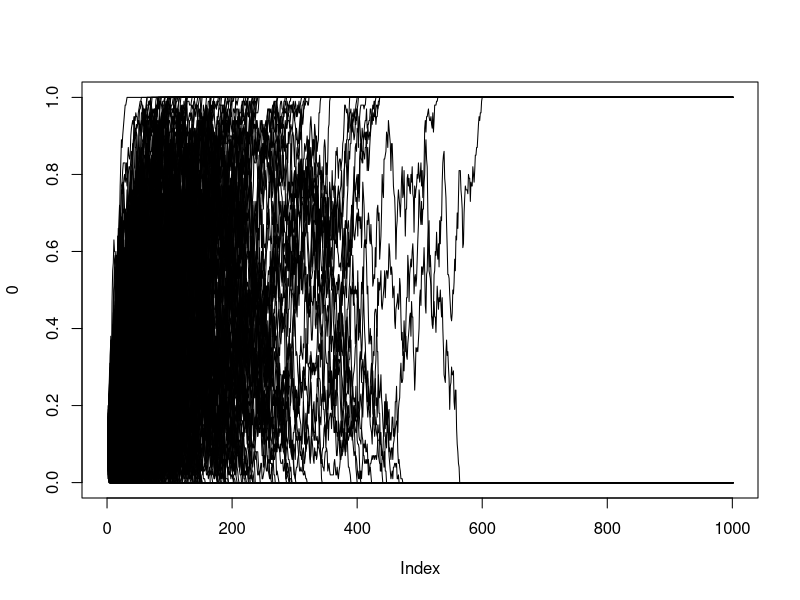
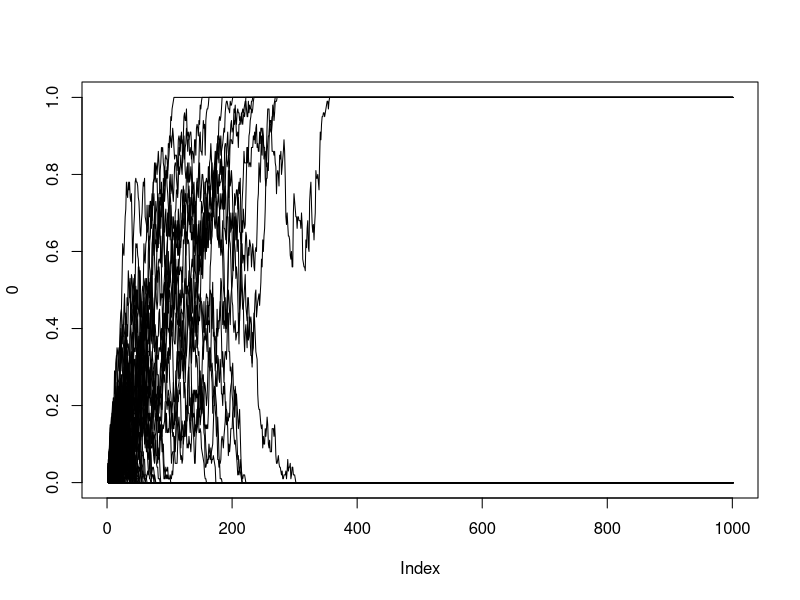
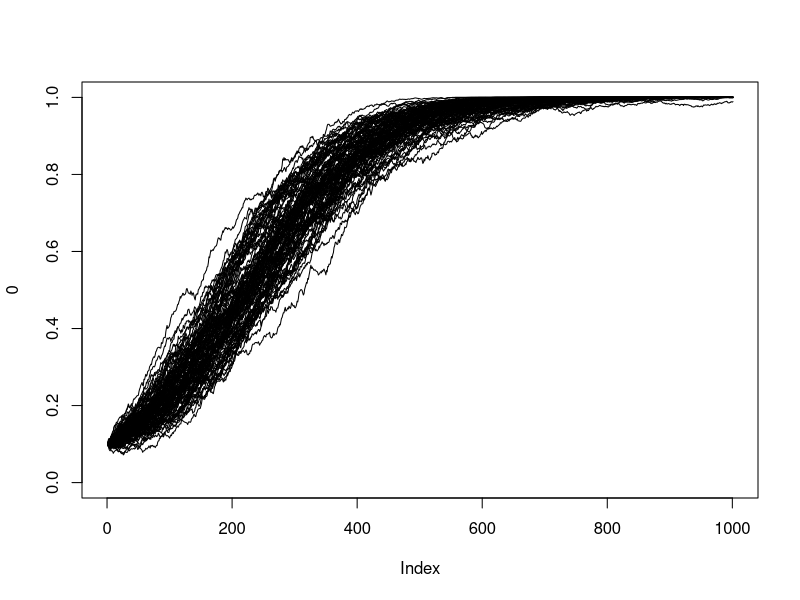
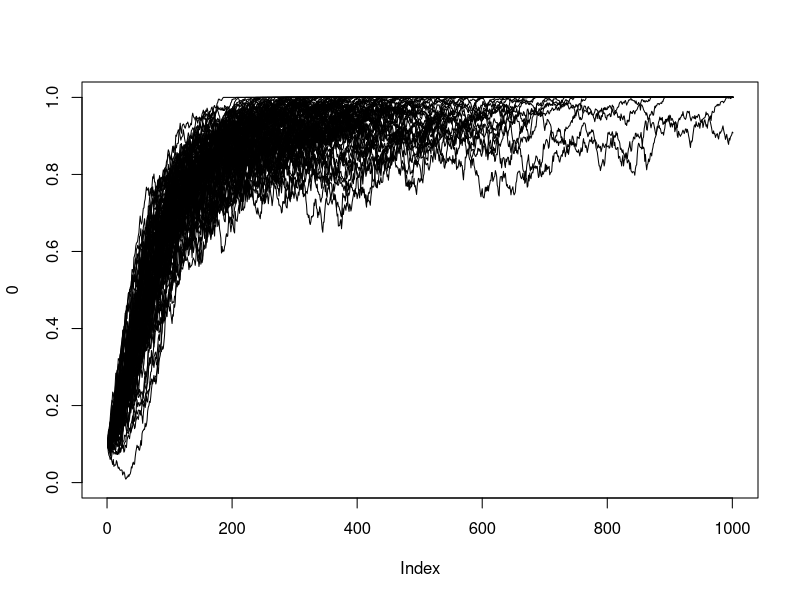
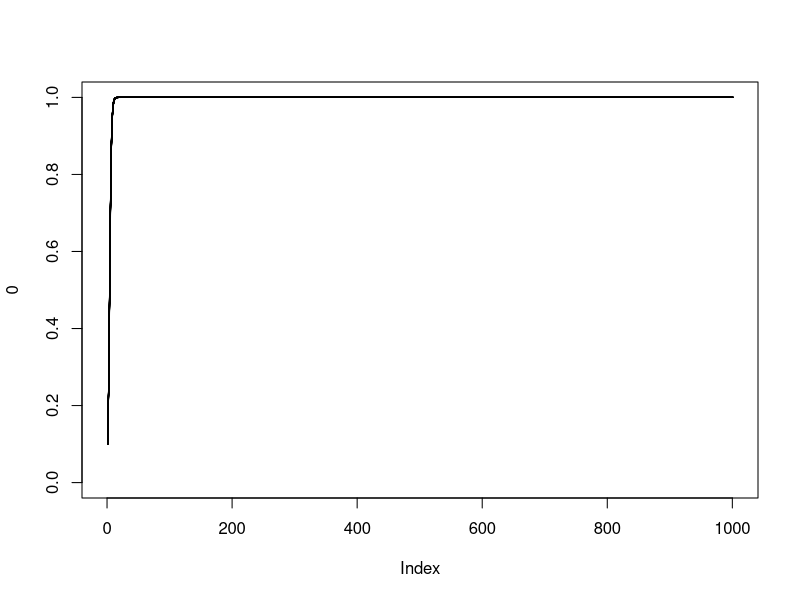

The R script that drew these images, in order:
simulateWF <- function(twoN, f, G){
  p <- numeric(G + 1)
  p[1] <- f
  for(i in 1:G){
    p[i+1] <- rbinom(1, size = twoN, prob = p[i]) / twoN
  }
  return(p)
}
trajectories <- replicate(1000, simulateWF(twoN = 100, f = 0.1, G = 1000))
plot(0, type='n', ylim=c(0,1), xlim=c(0, nrow(trajectories)))
invisible(apply(trajectories, 2, lines, type='l'))

print(paste("Allele was lost in", sum(trajectories[1000,] == 0), "/", ncol(trajectories), "cases."))

trajectories <- replicate(1000, simulateWF(twoN = 100, f = 1/100, G = 1000))
plot(0, type='n', ylim=c(0,1), xlim=c(0, nrow(trajectories)))
invisible(apply(trajectories, 2, lines, type='l'))
print(paste("Allele was fixed in", sum(trajectories[1000,] == 1), "/", ncol(trajectories), "cases."))

simulateWFWithSelection <- function(twoN, f, G, v){
  p <- numeric(G + 1)
  p[1] <- f
  for(i in 1:G){
    # selection
    fA <- p[i]
    fa <- 1-fA
    fPrime <- (v[1]*fA*fA + v[2]*fA*fa)/(v[1]*fA*fA + v[2]*2*fA*fa + v[3]*fa*fa);
    # drift
    p[i+1] <- rbinom(1, size = twoN, prob = fPrime) / twoN
  }
  return(p)
}

s <- 0.01
trajectories <- replicate(100, simulateWFWithSelection(twoN = 10000, f = 0.1, G = 1000, v=c(1,1-s,(1-s)^2)))
plot(0, type='n', ylim=c(0,1), xlim=c(0, nrow(trajectories)))
invisible(apply(trajectories, 2, lines, type='l'))

print(paste("Allele was fixed in", sum(trajectories[1000,] == 1), "/", ncol(trajectories), "cases."))

s <- 0.05
trajectories <- replicate(100, simulateWFWithSelection(twoN = 10^3, f = 0.1, G = 1000, v=c(1,1,1-s)))
plot(0, type='n', ylim=c(0,1), xlim=c(0, nrow(trajectories)))
invisible(apply(trajectories, 2, lines, type='l'))

print(paste("Allele was fixed in", sum(trajectories[1000,] == 1), "/", ncol(trajectories), "cases."))

##try with stronger selection
s <- 0.5
#With population size 10000, initital frequency 0.1, and 1000 generations
trajectories <- replicate(100, simulateWFWithSelection(twoN = 10^4, f = 0.1, G = 1000, v=c(1,1-s,(1-s)^2)))
plot(0, type='n', ylim=c(0,1), xlim=c(
  0, nrow(trajectories)))
invisible(apply(trajectories, 2, lines, type='l'))
print(paste("Allele was fixed in", sum(trajectories[1000,] == 1), "/", ncol(trajectories), "cases."))
